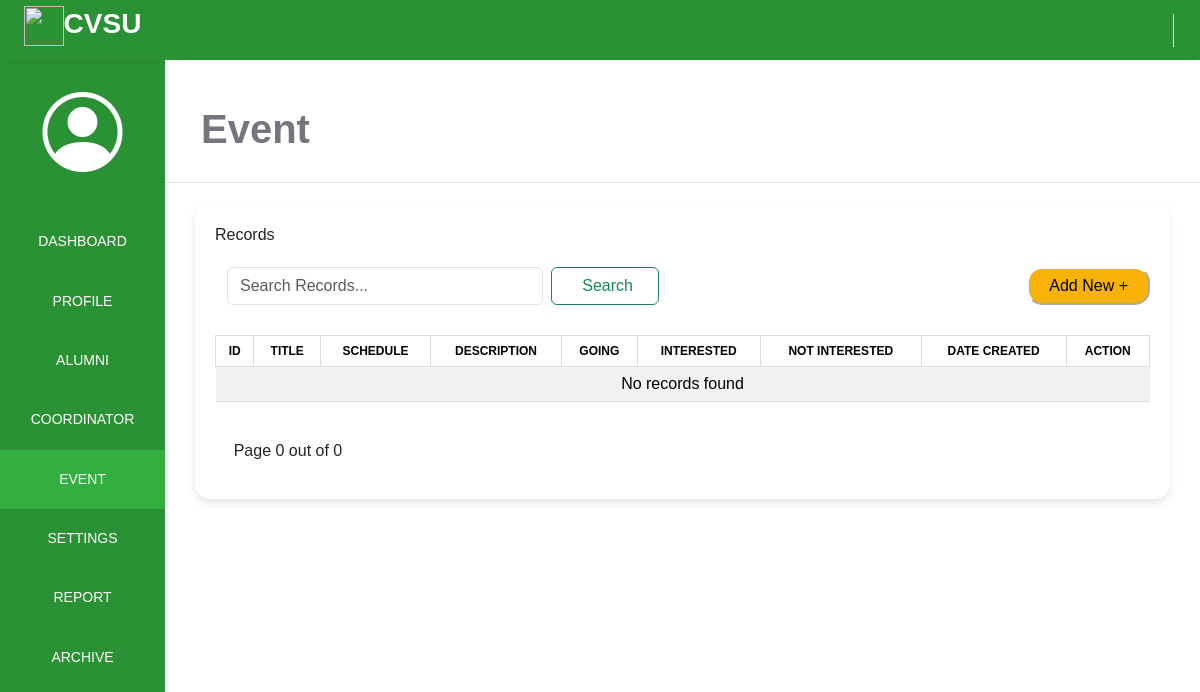
The app's page /adminPage/event/event.php, older data.
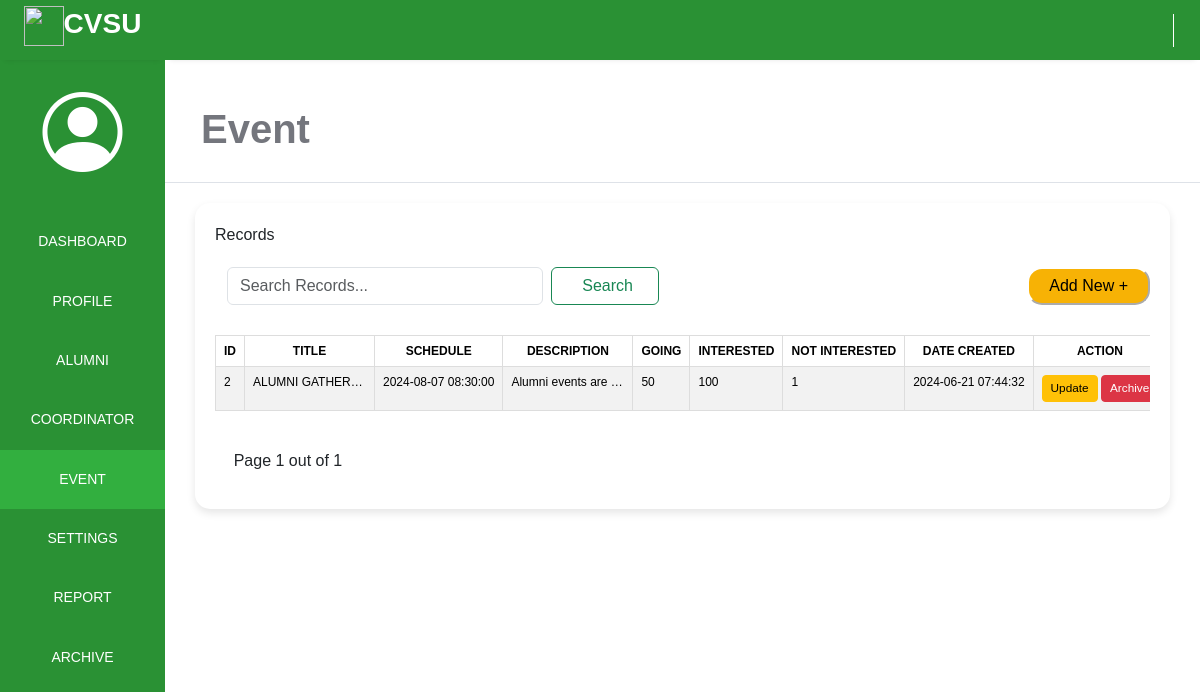
The same page, newer data.
### tables this page shows
CREATE TABLE `event` (
  `event_id` int(10) NOT NULL,
  `title` varchar(250) NOT NULL,
  `sched_date` date NOT NULL,
  `sched_time` time NOT NULL,
  `description` text NOT NULL,
  `image` longblob NOT NULL,
  `going` int(10) NOT NULL,
  `interested` int(10) NOT NULL,
  `not_interested` int(10) NOT NULL,
  `date_created` timestamp NOT NULL DEFAULT current_timestamp() ON UPDATE current_timestamp()
);

### adminPage/event/event.php (the view, shortened to what the changed rows need)
<?php
$serername = "localhost";
$db_username = "root";
$db_password = "";
$db_name = "alumni_management_system";
$conn = mysqli_connect($serername, $db_username, $db_password, $db_name);
$records_per_page = 6;
$current_page = isset($_GET['page']) ? $_GET['page'] : 1;
$start_from = ($current_page - 1) * $records_per_page;
$sql = "SELECT * FROM event ";
$sql .= "LIMIT $start_from, $records_per_page";
$result = $conn->query($sql);
$total_records_query = "SELECT COUNT(*) FROM event";
$total_records_result = mysqli_query($conn, $total_records_query);
$total_records_row = mysqli_fetch_array($total_records_result);
$total_records = $total_records_row[0];
$total_pages = ceil($total_records / $records_per_page);
?>
<!DOCTYPE html>
<html lang="en">
<head>
    <link rel="stylesheet" href="./css/alumni.css">
    <link rel="stylesheet" href="https://maxst.icons8.com/vue-static/landings/line-awesome/line-awesome/1.3.0/css/line-awesome.min.css">
    <link rel="stylesheet" href="https://cdn.jsdelivr.net/npm/bootstrap@5.3.3/dist/css/bootstrap.min.css">
    <link href='https://unpkg.com/boxicons@2.1.4/css/boxicons.min.css' rel='stylesheet'>
    <link rel="stylesheet" href="https://cdn.jsdelivr.net/npm/bootstrap-icons@1.11.3/font/bootstrap-icons.min.css">
</head>
<body>
    <div class="main-content">
        <main>
            <div class="page-header">
                <h1><strong>Event</strong></h1>
            </div>
            <div class="container-fluid" id="main-container">
                <div class="container-fluid" id="content-container">
                    <div class="table-content">
                        <table id="example" class="table-responsive table table-striped table-hover ">
                            <thead>
                                <tr>
                                    <th scope="col" class="inline">ID</th>
                                    <th scope="col" class="inline">TITLE</th>
                                    <th scope="col" class="inline">SCHEDULE</th>
                                    <th scope="col" class="inline">DESCRIPTION</th>
                                    <th scope="col" class="inline">GOING</th>
                                    <th scope="col" class="inline">INTERESTED</th>
                                    <th scope="col" class="inline">NOT INTERESTED</th>
                                    <th scope="col" class="inline">DATE CREATED</th>
                                    <th scope="col" class="inline">ACTION</th>
                                </tr>
                            </thead>
                            <tbody>
                                <?php
                                if ($result->num_rows > 0) {
                                    while ($row = $result->fetch_assoc()) {
                                        $schedule = $row["sched_date"] . "  " . $row["sched_time"];
                                ?>
                                        <tr>
                                            <td class="inline"><?php echo $row['event_id'] ?></td>
                                            <td class="inline"><?php echo $row['title'] ?></td>
                                            <td class="inline"><?php echo htmlspecialchars($schedule) ?></td>
                                            <td class="inline"><?php echo $row['description'] ?></td>
                                            <td class="inline"><?php echo $row['going'] ?></td>
                                            <td class="inline"><?php echo $row['interested'] ?></td>
                                            <td class="inline"><?php echo $row['not_interested'] ?></td>
                                            <td class="inline"><?php echo $row['date_created'] ?></td>
                                            <?php
                                            echo "
                                                <td class='inline act'>
                                                    <div class='button'>
                                                        <a class='btn btn-warning btn-sm' href='./update_event.php?id=$row[event_id]' style='font-size: 11.8px;'>Update</a>
                                                        <a class='btn btn-danger btn-sm' href='./del_event.php?id=$row[event_id]' style='font-size: 11.8px;'>Archive</a>
                                                    </div>
                                                </td>
                                            "; ?>
                                        </tr>
                                <?php
                                    }
                                } else {
                                    $current_page = 0;
                                    echo '<tr><td colspan="12" style="text-align: center;">No records found</td></tr>';
                                }
                                ?>
                            </tbody>
                        </table>
                    </div>
                    <div>
                        <p style="margin-left:2%;margin-top:2.3%;">Page <?= $current_page ?> out of <?= $total_pages ?></p>
                    </div>
                </div>
            </div>
        </main>
</body>
</html>

Row changes from the older to the newer data that the page shows:
added event: event_id "2", title "ALUMNI GATHERI…", schedule "2024-08-07 08:30:00", description "Alumni events are…", going "50", interested "100", not_interested "1", date_created "2024-06-21 07:44:32"
Text that changed along with them:
$current_page: "0" → "1"
$total_pages: "0" → "1"
text no longer shown: "No records found"
